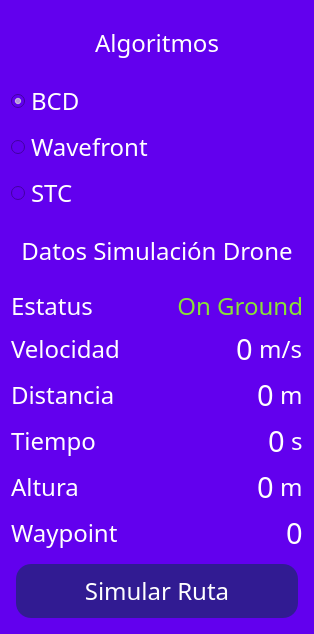
     <widget class="QFrame" name="frame">
      <property name="styleSheet">
       <string notr="true">background-color: #6200ee;
color: rgb(255, 255, 255);</string>
      </property>
      <property name="frameShape">
       <enum>QFrame::NoFrame</enum>
      </property>
      <property name="frameShadow">
       <enum>QFrame::Raised</enum>
      </property>
      <layout class="QVBoxLayout" name="verticalLayout_3">
       <item>
        <widget class="QLabel" name="labelAlgoritmos">
         <property name="palette">
          <palette>
           <active>
            <colorrole role="WindowText">
             <brush brushstyle="SolidPattern">
              <color alpha="255">
               <red>255</red>
               <green>255</green>
               <blue>255</blue>
              </color>
             </brush>
            </colorrole>
            <colorrole role="Button">
             <brush brushstyle="SolidPattern">
              <color alpha="255">
               <red>26</red>
               <green>35</green>
               <blue>126</blue>
              </color>
             </brush>
            </colorrole>
            <colorrole role="Text">
             <brush brushstyle="SolidPattern">
              <color alpha="255">
               <red>255</red>
               <green>255</green>
               <blue>255</blue>
              </color>
             </brush>
            </colorrole>
            <colorrole role="ButtonText">
             <brush brushstyle="SolidPattern">
              <color alpha="255">
               <red>255</red>
               <green>255</green>
               <blue>255</blue>
              </color>
             </brush>
            </colorrole>
            <colorrole role="Base">
             <brush brushstyle="SolidPattern">
              <color alpha="255">
               <red>26</red>
               <green>35</green>
               <blue>126</blue>
              </color>
             </brush>
            </colorrole>
            <colorrole role="Window">
             <brush brushstyle="SolidPattern">
              <color alpha="255">
               <red>26</red>
               <green>35</green>
               <blue>126</blue>
              </color>
             </brush>
            </colorrole>
            <colorrole role="PlaceholderText">
             <brush brushstyle="NoBrush">
              <color alpha="128">
               <red>255</red>
               <green>255</green>
               <blue>255</blue>
              </color>
             </brush>
            </colorrole>
           </active>
           <inactive>
            <colorrole role="WindowText">
             <brush brushstyle="SolidPattern">
              <color alpha="255">
               <red>255</red>
               <green>255</green>
               <blue>255</blue>
              </color>
             </brush>
            </colorrole>
            <colorrole role="Button">
             <brush brushstyle="SolidPattern">
              <color alpha="255">
               <red>26</red>
               <green>35</green>
               <blue>126</blue>
              </color>
             </brush>
            </colorrole>
            <colorrole role="Text">
             <brush brushstyle="SolidPattern">
              <color alpha="255">
               <red>255</red>
               <green>255</green>
               <blue>255</blue>
              </color>
             </brush>
            </colorrole>
            <colorrole role="ButtonText">
             <brush brushstyle="SolidPattern">
              <color alpha="255">
               <red>255</red>
               <green>255</green>
               <blue>255</blue>
              </color>
             </brush>
            </colorrole>
            <colorrole role="Base">
             <brush brushstyle="SolidPattern">
              <color alpha="255">
               <red>26</red>
               <green>35</green>
               <blue>126</blue>
              </color>
             </brush>
            </colorrole>
            <colorrole role="Window">
             <brush brushstyle="SolidPattern">
              <color alpha="255">
               <red>26</red>
               <green>35</green>
               <blue>126</blue>
              </color>
             </brush>
            </colorrole>
            <colorrole role="PlaceholderText">
             <brush brushstyle="NoBrush">
              <color alpha="128">
               <red>255</red>
               <green>255</green>
               <blue>255</blue>
              </color>
             </brush>
            </colorrole>
           </inactive>
           <disabled>
            <colorrole role="WindowText">
             <brush brushstyle="SolidPattern">
              <color alpha="255">
               <red>255</red>
               <green>255</green>
               <blue>255</blue>
              </color>
             </brush>
            </colorrole>
            <colorrole role="Button">
             <brush brushstyle="SolidPattern">
              <color alpha="255">
               <red>26</red>
               <green>35</green>
               <blue>126</blue>
              </color>
             </brush>
            </colorrole>
            <colorrole role="Text">
             <brush brushstyle="SolidPattern">
              <color alpha="255">
               <red>255</red>
               <green>255</green>
               <blue>255</blue>
              </color>
             </brush>
            </colorrole>
            <colorrole role="ButtonText">
             <brush brushstyle="SolidPattern">
              <color alpha="255">
               <red>255</red>
               <green>255</green>
               <blue>255</blue>
              </color>
             </brush>
            </colorrole>
            <colorrole role="Base">
             <brush brushstyle="SolidPattern">
              <color alpha="255">
               <red>26</red>
               <green>35</green>
               <blue>126</blue>
              </color>
             </brush>
            </colorrole>
            <colorrole role="Window">
             <brush brushstyle="SolidPattern">
              <color alpha="255">
               <red>26</red>
               <green>35</green>
               <blue>126</blue>
              </color>
             </brush>
            </colorrole>
            <colorrole role="PlaceholderText">
             <brush brushstyle="NoBrush">
              <color alpha="128">
               <red>255</red>
               <green>255</green>
               <blue>255</blue>
              </color>
             </brush>
            </colorrole>
           </disabled>
          </palette>
         </property>
         <property name="font">
          <font>
           <family>Uroob</family>
           <pointsize>18</pointsize>
           <weight>50</weight>
           <bold>false</bold>
          </font>
         </property>
         <property name="styleSheet">
          <string notr="true">color: white;
padding: 10px 5px;
margin: 5px 5px;
background: '#1a237e';
border: 1px solid '#c51162';
border-radius: 10px;</string>
         </property>
         <property name="text">
          <string>Algoritmos</string>
         </property>
         <property name="alignment">
          <set>Qt::AlignCenter</set>
         </property>
        </widget>
       </item>
       <item>
        <widget class="QRadioButton" name="radioButtonBCD">
         <property name="font">
          <font>
           <family>Uroob</family>
           <pointsize>18</pointsize>
          </font>
         </property>
         <property name="styleSheet">
          <string notr="true">*:hover{background: '#BC006C' ;}</string>
         </property>
         <property name="text">
          <string>BCD</string>
         </property>
         <property name="checked">
          <bool>true</bool>
         </property>
        </widget>
       </item>
       <item>
        <widget class="QRadioButton" name="radioButtonWave">
         <property name="font">
          <font>
           <family>Uroob</family>
           <pointsize>18</pointsize>
          </font>
         </property>
         <property name="autoFillBackground">
          <bool>false</bool>
         </property>
         <property name="styleSheet">
          <string notr="true">*:hover{background: '#BC006C' ;}</string>
         </property>
         <property name="text">
          <string>Wavefront</string>
         </property>
        </widget>
       </item>
       <item>
        <widget class="QRadioButton" name="radioButtonSTC">
         <property name="font">
          <font>
           <family>Uroob</family>
           <pointsize>18</pointsize>
          </font>
         </property>
         <property name="styleSheet">
          <string notr="true">*:hover{background: '#BC006C' ;}</string>
         </property>
         <property name="text">
          <string>STC</string>
         </property>
        </widget>
       </item>
       <item>
        <widget class="QLabel" name="labelDatosSimulacion">
         <property name="sizePolicy">
          <sizepolicy hsizetype="Expanding" vsizetype="Expanding">
           <horstretch>0</horstretch>
           <verstretch>0</verstretch>
          </sizepolicy>
         </property>
         <property name="font">
          <font>
           <family>Uroob</family>
           <pointsize>18</pointsize>
           <weight>50</weight>
           <bold>false</bold>
          </font>
         </property>
         <property name="styleSheet">
          <string notr="true">color: white;
padding: 10px 5px;
margin: 5px 5px;
background: '#1a237e';
border: 1px solid '#c51162';
border-radius: 10px;</string>
         </property>
         <property name="text">
          <string>Datos Simulación Drone</string>
         </property>
         <property name="alignment">
          <set>Qt::AlignCenter</set>
         </property>
         <property name="wordWrap">
          <bool>true</bool>
         </property>
        </widget>
       </item>
       <item>
        <widget class="QFrame" name="frame_7">
         <property name="frameShape">
          <enum>QFrame::NoFrame</enum>
         </property>
         <property name="frameShadow">
          <enum>QFrame::Raised</enum>
         </property>
         <layout class="QHBoxLayout" name="horizontalLayout_15">
          <property name="spacing">
           <number>0</number>
          </property>
          <property name="leftMargin">
           <number>0</number>
          </property>
          <property name="topMargin">
           <number>0</number>
          </property>
          <property name="rightMargin">
           <number>0</number>
          </property>
          <property name="bottomMargin">
           <number>0</number>
          </property>
          <item>
           <widget class="QLabel" name="lbStado">
            <property name="sizePolicy">
             <sizepolicy hsizetype="Expanding" vsizetype="Expanding">
              <horstretch>0</horstretch>
              <verstretch>0</verstretch>
             </sizepolicy>
            </property>
            <property name="font">
             <font>
              <family>Uroob</family>
              <pointsize>18</pointsize>
             </font>
            </property>
            <property name="styleSheet">
             <string notr="true">color: rgb(255, 255, 255);</string>
            </property>
            <property name="text">
             <string>Estatus</string>
            </property>
            <property name="alignment">
             <set>Qt::AlignLeading|Qt::AlignLeft|Qt::AlignVCenter</set>
            </property>
           </widget>
          </item>
          <item>
           <widget class="QLabel" name="lbStatus">
            <property name="sizePolicy">
             <sizepolicy hsizetype="Expanding" vsizetype="Expanding">
              <horstretch>0</horstretch>
              <verstretch>0</verstretch>
             </sizepolicy>
            </property>
            <property name="font">
             <font>
              <family>Uroob</family>
              <pointsize>18</pointsize>
             </font>
            </property>
            <property name="styleSheet">
             <string notr="true">color: rgb(138, 226, 52);</string>
            </property>
            <property name="text">
             <string>On Ground</string>
            </property>
            <property name="alignment">
             <set>Qt::AlignRight|Qt::AlignTrailing|Qt::AlignVCenter</set>
            </property>
           </widget>
          </item>
         </layout>
        </widget>
       </item>
       <item>
        <widget class="QFrame" name="frame_15">
         <property name="frameShape">
          <enum>QFrame::NoFrame</enum>
         </property>
         <property name="frameShadow">
          <enum>QFrame::Raised</enum>
         </property>
         <layout class="QHBoxLayout" name="horizontalLayout_11">
          <property name="spacing">
           <number>0</number>
          </property>
          <property name="leftMargin">
           <number>0</number>
          </property>
          <property name="topMargin">
           <number>0</number>
          </property>
          <property name="rightMargin">
           <number>0</number>
          </property>
          <property name="bottomMargin">
           <number>0</number>
          </property>
          <item>
           <widget class="QLabel" name="labelVeloDrone">
            <property name="sizePolicy">
             <sizepolicy hsizetype="Expanding" vsizetype="Expanding">
              <horstretch>0</horstretch>
              <verstretch>0</verstretch>
             </sizepolicy>
            </property>
            <property name="font">
             <font>
              <family>Uroob</family>
              <pointsize>18</pointsize>
             </font>
            </property>
            <property name="styleSheet">
             <string notr="true">color: rgb(255, 255, 255);</string>
            </property>
            <property name="text">
             <string>Velocidad</string>
            </property>
            <property name="textFormat">
             <enum>Qt::AutoText</enum>
            </property>
            <property name="scaledContents">
             <bool>true</bool>
            </property>
            <property name="alignment">
             <set>Qt::AlignLeading|Qt::AlignLeft|Qt::AlignVCenter</set>
            </property>
           </widget>
          </item>
          <item>
           <widget class="QLabel" name="velocidadDrone">
            <property name="font">
             <font>
              <family>Uroob</family>
              <pointsize>22</pointsize>
             </font>
            </property>
            <property name="text">
             <string>0</string>
            </property>
           </widget>
          </item>
          <item>
           <widget class="QLabel" name="label_2">
            <property name="font">
             <font>
              <family>Uroob</family>
              <pointsize>18</pointsize>
             </font>
            </property>
            <property name="text">
             <string> m/s</string>
            </property>
           </widget>
          </item>
         </layout>
        </widget>
       </item>
       <item>
        <widget class="QFrame" name="frame_16">
         <property name="frameShape">
          <enum>QFrame::NoFrame</enum>
         </property>
         <property name="frameShadow">
          <enum>QFrame::Raised</enum>
         </property>
         <layout class="QHBoxLayout" name="horizontalLayout_12">
          <property name="spacing">
           <number>0</number>
          </property>
          <property name="leftMargin">
           <number>0</number>
          </property>
          <property name="topMargin">
           <number>0</number>
          </property>
          <property name="rightMargin">
           <number>0</number>
          </property>
          <property name="bottomMargin">
           <number>0</number>
          </property>
          <item>
           <widget class="QLabel" name="labelDistDrone">
            <property name="sizePolicy">
             <sizepolicy hsizetype="Expanding" vsizetype="Expanding">
              <horstretch>0</horstretch>
              <verstretch>0</verstretch>
             </sizepolicy>
            </property>
            <property name="font">
             <font>
              <family>Uroob</family>
              <pointsize>18</pointsize>
             </font>
            </property>
            <property name="styleSheet">
             <string notr="true">color: rgb(255, 255, 255);</string>
            </property>
            <property name="text">
             <string>Distancia</string>
            </property>
            <property name="alignment">
             <set>Qt::AlignLeading|Qt::AlignLeft|Qt::AlignVCenter</set>
            </property>
           </widget>
          </item>
          <item>
           <widget class="QLabel" name="distanciaRecorridaDrone">
            <property name="font">
             <font>
              <family>Uroob</family>
              <pointsize>22</pointsize>
             </font>
            </property>
            <property name="text">
             <string>0</string>
            </property>
           </widget>
          </item>
          <item>
           <widget class="QLabel" name="label_4">
            <property name="font">
             <font>
              <family>Uroob</family>
              <pointsize>18</pointsize>
             </font>
            </property>
            <property name="text">
             <string> m</string>
            </property>
           </widget>
          </item>
         </layout>
        </widget>
       </item>
       <item>
        <widget class="QFrame" name="frame_18">
         <property name="frameShape">
          <enum>QFrame::NoFrame</enum>
         </property>
         <property name="frameShadow">
          <enum>QFrame::Raised</enum>
         </property>
         <layout class="QHBoxLayout" name="horizontalLayout_13">
          <property name="spacing">
           <number>0</number>
          </property>
          <property name="leftMargin">
           <number>0</number>
          </property>
          <property name="topMargin">
           <number>0</number>
          </property>
          <property name="rightMargin">
           <number>0</number>
          </property>
          <property name="bottomMargin">
           <number>0</number>
          </property>
          <item>
           <widget class="QLabel" name="labelTiempoDrone">
            <property name="sizePolicy">
             <sizepolicy hsizetype="Expanding" vsizetype="Expanding">
              <horstretch>0</horstretch>
              <verstretch>0</verstretch>
             </sizepolicy>
            </property>
            <property name="font">
             <font>
              <family>Uroob</family>
              <pointsize>18</pointsize>
             </font>
            </property>
            <property name="styleSheet">
             <string notr="true">color: rgb(255, 255, 255);</string>
            </property>
            <property name="text">
             <string>Tiempo       </string>
            </property>
            <property name="alignment">
             <set>Qt::AlignLeading|Qt::AlignLeft|Qt::AlignVCenter</set>
            </property>
           </widget>
          </item>
          <item>
           <widget class="QLabel" name="TimeOfFlyDrone">
            <property name="font">
             <font>
              <family>Uroob</family>
              <pointsize>22</pointsize>
             </font>
            </property>
            <property name="text">
             <string>0</string>
            </property>
           </widget>
          </item>
          <item>
           <widget class="QLabel" name="label">
            <property name="font">
             <font>
              <family>Uroob</family>
              <pointsize>18</pointsize>
             </font>
            </property>
            <property name="text">
             <string> s</string>
            </property>
           </widget>
          </item>
         </layout>
        </widget>
       </item>
       <item>
        <widget class="QFrame" name="frame_24">
         <property name="frameShape">
          <enum>QFrame::NoFrame</enum>
         </property>
         <property name="frameShadow">
          <enum>QFrame::Raised</enum>
         </property>
         <layout class="QHBoxLayout" name="horizontalLayout_14">
          <property name="spacing">
           <number>0</number>
          </property>
          <property name="leftMargin">
           <number>0</number>
          </property>
          <property name="topMargin">
           <number>0</number>
          </property>
          <property name="rightMargin">
           <number>0</number>
          </property>
          <property name="bottomMargin">
           <number>0</number>
          </property>
          <item>
           <widget class="QLabel" name="labelAlturaDrone">
            <property name="sizePolicy">
             <sizepolicy hsizetype="Expanding" vsizetype="Expanding">
              <horstretch>0</horstretch>
              <verstretch>0</verstretch>
             </sizepolicy>
            </property>
            <property name="font">
             <font>
              <family>Uroob</family>
              <pointsize>18</pointsize>
             </font>
            </property>
            <property name="styleSheet">
             <string notr="true">color: rgb(255, 255, 255);</string>
            </property>
            <property name="text">
             <string>Altura</string>
            </property>
            <property name="alignment">
             <set>Qt::AlignLeading|Qt::AlignLeft|Qt::AlignVCenter</set>
            </property>
           </widget>
          </item>
          <item>
           <widget class="QLabel" name="AltitudeDrone">
            <property name="font">
             <font>
              <family>Uroob</family>
              <pointsize>22</pointsize>
             </font>
            </property>
            <property name="text">
             <string>0</string>
            </property>
           </widget>
          </item>
          <item>
           <widget class="QLabel" name="label_3">
            <property name="font">
             <font>
              <family>Uroob</family>
              <pointsize>18</pointsize>
             </font>
            </property>
            <property name="text">
             <string> m</string>
            </property>
           </widget>
          </item>
         </layout>
        </widget>
       </item>
       <item>
        <widget class="QFrame" name="frame_4">
         <property name="font">
          <font>
           <family>Uroob</family>
          </font>
         </property>
         <property name="frameShape">
          <enum>QFrame::NoFrame</enum>
         </property>
         <property name="frameShadow">
          <enum>QFrame::Raised</enum>
         </property>
         <layout class="QHBoxLayout" name="horizontalLayout_3">
          <property name="spacing">
           <number>0</number>
          </property>
          <property name="leftMargin">
           <number>0</number>
          </property>
          <property name="topMargin">
           <number>0</number>
          </property>
          <property name="rightMargin">
           <number>0</number>
          </property>
          <property name="bottomMargin">
           <number>0</number>
          </property>
          <item>
           <widget class="QLabel" name="labelWayPOint">
            <property name="sizePolicy">
             <sizepolicy hsizetype="Expanding" vsizetype="Expanding">
              <horstretch>0</horstretch>
              <verstretch>0</verstretch>
             </sizepolicy>
            </property>
            <property name="font">
             <font>
              <family>Uroob</family>
              <pointsize>18</pointsize>
             </font>
            </property>
            <property name="text">
             <string>Waypoint</string>
            </property>
           </widget>
          </item>
          <item>
           <widget class="QLabel" name="currentWayPoint">
            <property name="font">
             <font>
              <family>Uroob</family>
              <pointsize>22</pointsize>
             </font>
            </property>
            <property name="text">
             <string>0</string>
            </property>
           </widget>
          </item>
         </layout>
        </widget>
       </item>
       <item>
        <widget class="QPushButton" name="pushButtonSimulacion">
         <property name="enabled">
          <bool>true</bool>
         </property>
         <property name="sizePolicy">
          <sizepolicy hsizetype="Expanding" vsizetype="Expanding">
           <horstretch>0</horstretch>
           <verstretch>0</verstretch>
          </sizepolicy>
         </property>
         <property name="font">
          <font>
           <family>Uroob</family>
           <pointsize>18</pointsize>
           <weight>50</weight>
           <italic>false</italic>
           <bold>false</bold>
           <underline>false</underline>
           <strikeout>false</strikeout>
          </font>
         </property>
         <property name="layoutDirection">
          <enum>Qt::LeftToRight</enum>
         </property>
         <property name="styleSheet">
          <string notr="true">*{background-color: #311B92 ;
border-color:  8px solid '#BC006C';
border-radius: 15px ;
color: white;
padding: 10px 0px;
margin: 5px 5px;}
*:hover{background: '#BC006C' ;}</string>
         </property>
         <property name="text">
          <string>Simular Ruta</string>
         </property>
         <property name="checkable">
          <bool>false</bool>
         </property>
        </widget>
       </item>
      </layout>
     </widget>
